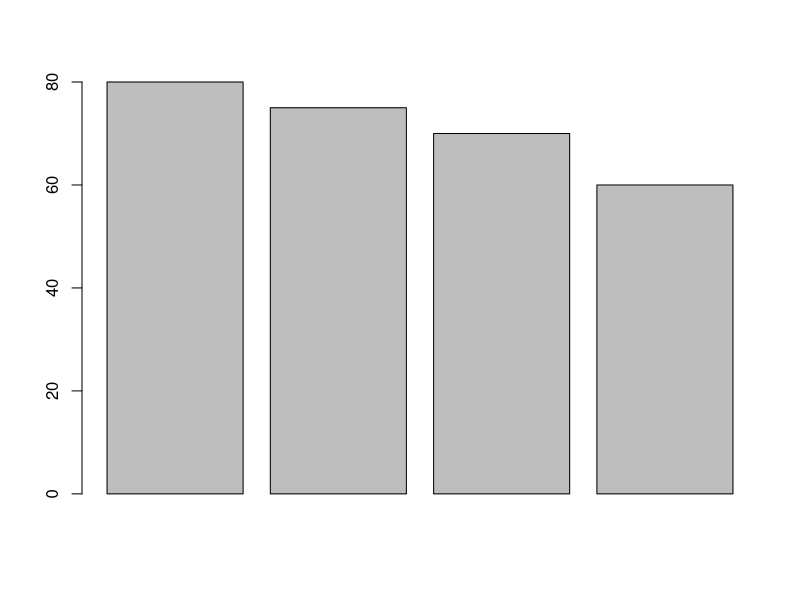
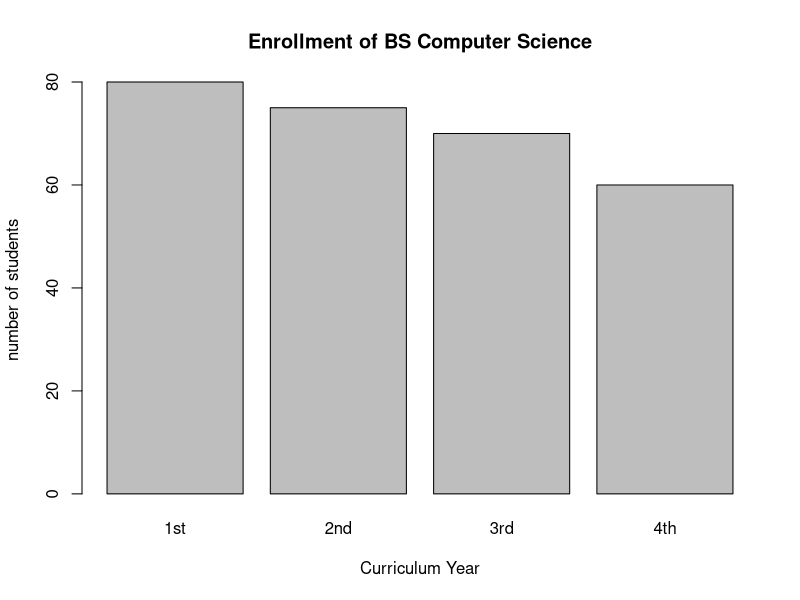
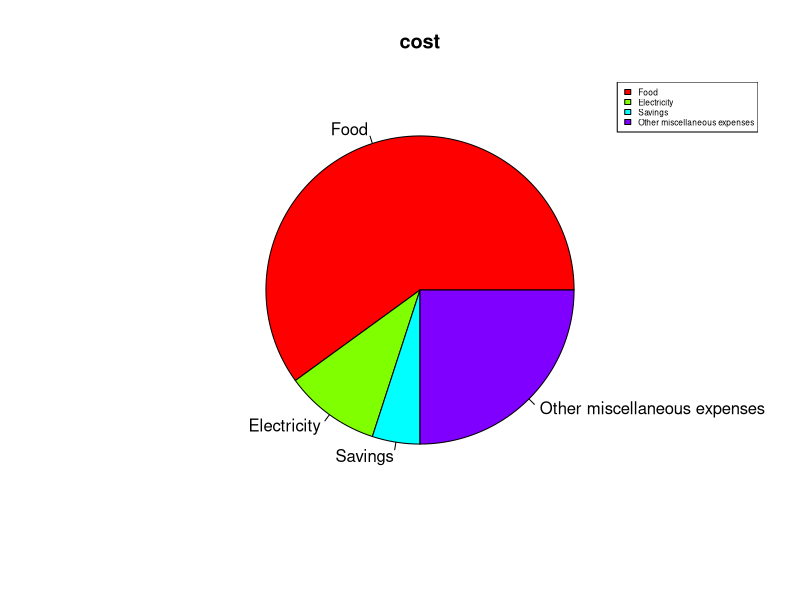
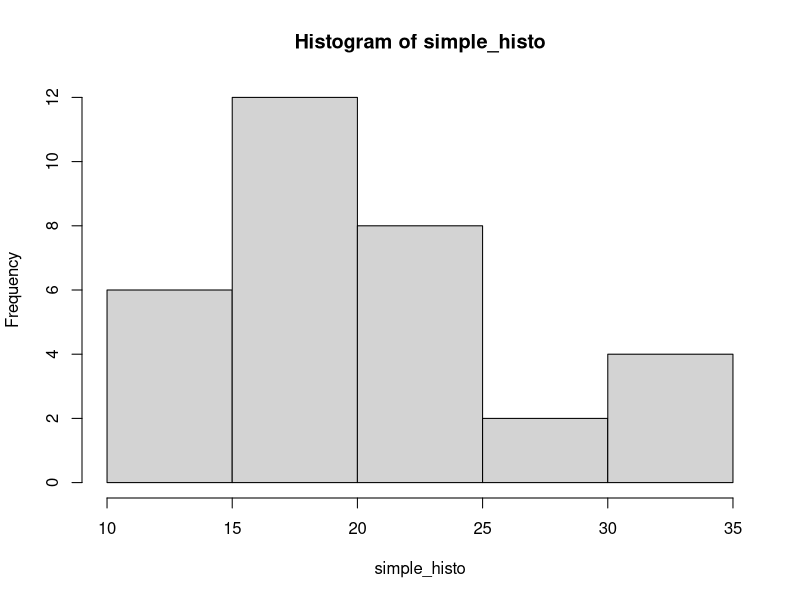
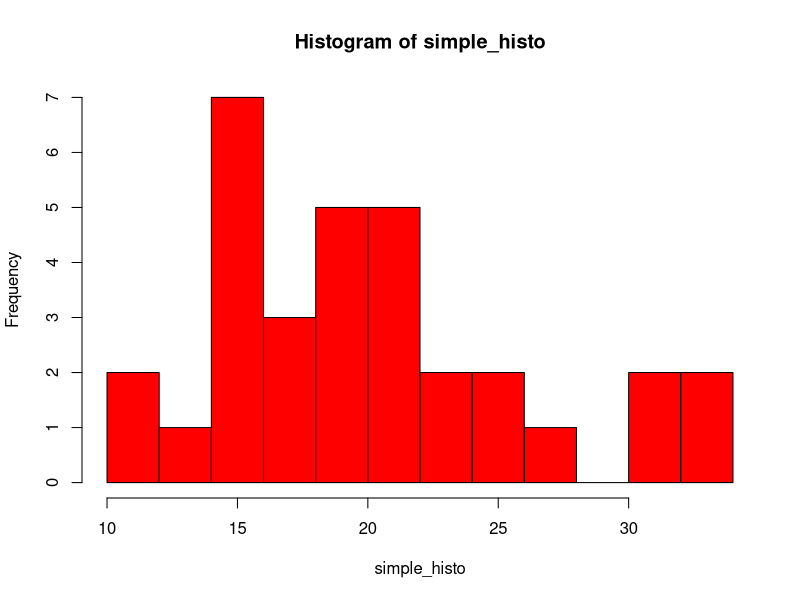
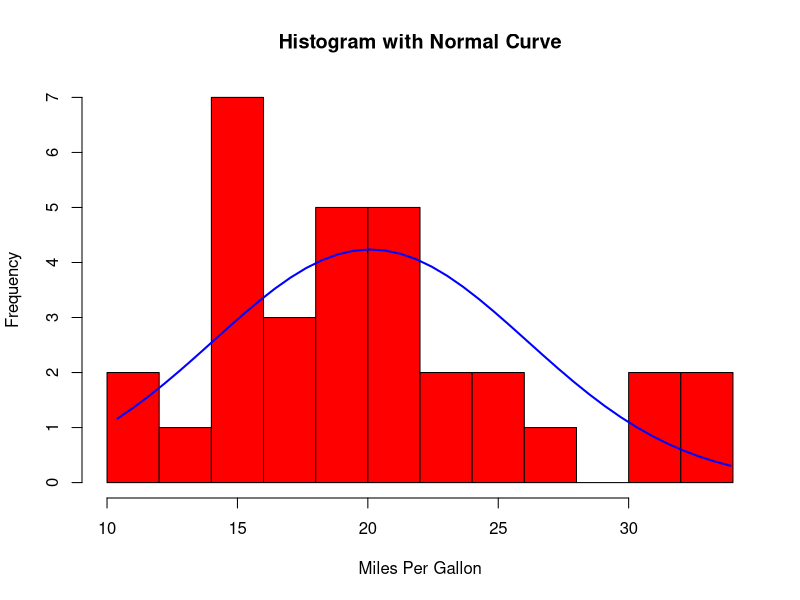
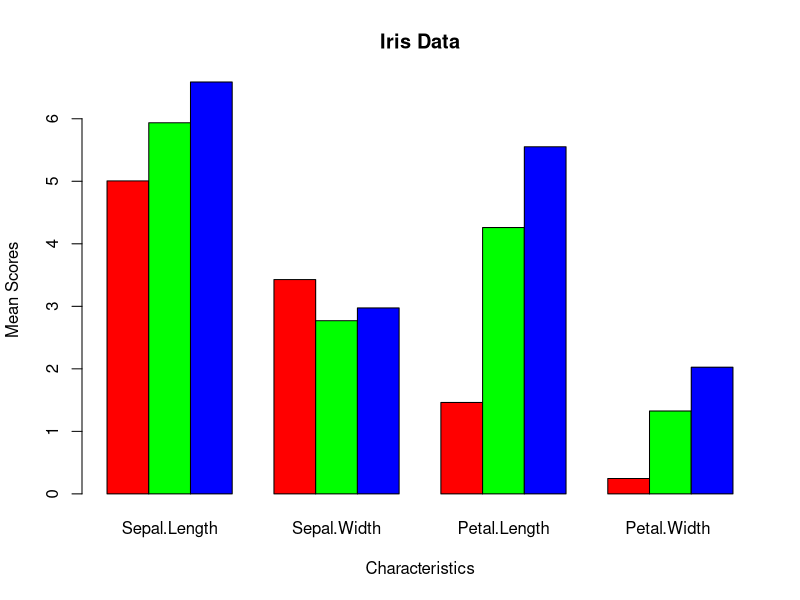

Here is the R script that generated these plots, in order:
#Worksheet 5

#1)
#a.
year_2019_2020 <- c(80, 75, 70, 60)
barplot(year_2019_2020)

#b.
barplot(year_2019_2020, 
        main= "Enrollment of BS Computer Science",
        xlab= "Curriculum Year",
        ylab= "number of students", names.arg= c("1st", "2nd", "3rd", "4th"))

#2)

#a.

Monthlyincome_Dejesus <- data.frame(Food= ("60%"), Electricity= ("10%"),
                    Savings= ("5%"), Other_miscellaneous_expenses= ("25%"))
Monthlyincome_Dejesus

#b.
Monthlyincome_Dejesus <- c(60, 10, 5, 25)
Monthlyincome_Dejesus

pie(Monthlyincome_Dejesus,
    main= "cost",
    col= rainbow(length(Monthlyincome_Dejesus)),
    labels= c("Food", "Electricity", "Savings", "Other miscellaneous expenses"))
legend("topright", c("Food", "Electricity", "Savings", "Other miscellaneous expenses"),
       cex= 0.5, fill= rainbow(length(Monthlyincome_Dejesus)))

#3)
data(mtcars)

#a.
simple_histo <- (mtcars$mpg)
hist(simple_histo,)

#b. 
hist(simple_histo, breaks=12, col="red")

#c.
histo <-hist(simple_histo, breaks=10, col="red", xlab="Miles Per Gallon",
        main="Histogram with Normal Curve")
xfit<-seq(min(simple_histo),max(simple_histo),length=40)
yfit<-dnorm(xfit,mean=mean(simple_histo),sd=sd(simple_histo))
yfit <- yfit*diff(histo$mids[1:2])*length(simple_histo)
lines(xfit, yfit, col="blue", lwd=2)

#4)
data(iris)
View(iris)

#a.
data_set1<- subset(iris, Species == "setosa")
data_set2<- subset(iris, Species == "versicolor")
data_set3<- subset(iris, Species == "virginica")
data_set1
data_set2
data_set3

#b. 
setosa <- colMeans(data_set1[sapply(data_set1,is.numeric)])
versicolor <- colMeans(data_set2[sapply(data_set2,is.numeric)])
virginica <- colMeans(data_set3[sapply(data_set3,is.numeric)])
setosa
versicolor 
virginica

#c.
species <- rbind(setosa, versicolor, virginica)
species

#d.
barplot(species, beside = TRUE, col= c("red", "green", "blue"),
        main= "Iris Data",
        xlab= "Characteristics",
        ylab= "Mean Scores", names.arg= c("Sepal.Length", "Sepal.Width",
                                                 "Petal.Length", "Petal.Width "))



